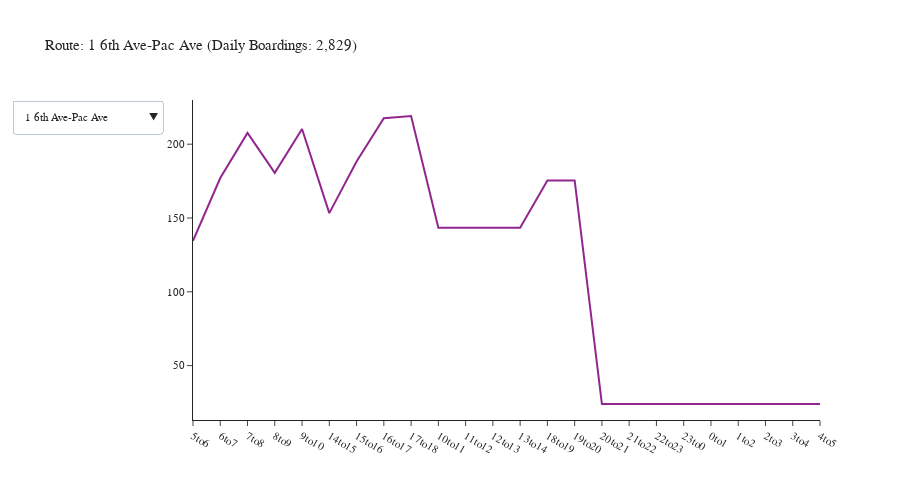

Here is the notebook cell this chart was saved with:
### Code cell
agency = 'Pierce Transit'
df = df_transit_line[df_transit_line['agency'] == agency]
df = df.groupby(['tod', 'description']).agg({'boardings': 'sum'}).reset_index()
fig = create_tod_chart(df)
fig.show()

### Figure 1 — Plotly figure (JSON) as saved in the notebook; plotly's stock layout.template omitted (floating-point values rounded to 4 significant figures)
{"data": [{"mode": "lines", "name": "1 6th Ave-Pac Ave", "type": "scatter", "visible": true, "x": ["5to6", "6to7", "7to8", "8to9", "9to10", "14to15", "15to16", "16to17", "17to18", "10to11", "11to12", "12to13", "13to14", "18to19", "19to20", "20to21", "21to22", "22to23", "23to0", "0to1", "1to2", "2to3", "3to4", "4to5"], "y": [134.5, 177.1, 207.7, 180.6, 210.3, 153.3, 188.2, 217.6, 219.1, 143.4, 143.4, 143.4, 143.4, 175.5, 175.5, 23.98, 23.98, 23.98, 23.98, 23.98, 23.98, 23.98, 23.98, 23.98]}, {"mode": "lines", "name": "10 Pearl Street", "type": "scatter", "visible": false, "x": ["5to6", "6to7", "7to8", "8to9", "9to10", "14to15", "15to16", "16to17", "17to18", "10to11", "11to12", "12to13", "13to14", "18to19", "19to20", "20to21", "21to22", "22to23", "23to0", "0to1", "1to2", "2to3", "3to4", "4to5"], "y": [4.621, 30.67, 32.16, 50.72, 40.08, 36.52, 47.37, 45.15, 32.78, 43.25, 43.25, 43.25, 43.25, 19.57, 19.57, 1.805, 1.805, 1.805, 1.805, 1.805, 1.805, 1.805, 1.805, 1.805]}, {"mode": "lines", "name": "100 Gig Harbor", "type": "scatter", "visible": false, "x": ["6to7", "7to8", "8to9", "9to10", "14to15", "15to16", "16to17", "17to18", "10to11", "11to12", "12to13", "13to14", "18to19", "19to20"], "y": [19.81, 48.47, 17.0, 16.27, 13.73, 21.15, 12.43, 13.57, 17.42, 17.42, 17.42, 17.42, 19.39, 19.39]}, {"mode": "lines", "name": "11 Pt Defiance", "type": "scatter", "visible": false, "x": ["5to6", "6to7", "7to8", "8to9", "9to10", "14to15", "15to16", "16to17", "17to18", "10to11", "11to12", "12to13", "13to14", "18to19", "19to20", "20to21", "21to22", "22to23", "23to0", "0to1", "1to2", "2to3", "3to4", "4to5"], "y": [16.32, 37.31, 91.95, 38.57, 24.88, 64.59, 78.82, 32.31, 35.69, 25.79, 25.79, 25.79, 25.79, 30.92, 30.92, 0.2028, 0.2028, 0.2028, 0.2028, 0.2028, 0.2028, 0.2028, 0.2028, 0.2028]}, {"mode": "lines", "name": "16 North End", "type": "scatter", "visible": false, "x": ["5to6", "6to7", "7to8", "8to9", "9to10", "14to15", "15to16", "16to17", "17to18", "10to11", "11to12", "12to13", "13to14", "18to19", "19to20", "20to21", "21to22", "22to23", "23to0", "0to1", "1to2", "2to3", "3to4", "4to5"], "y": [6.67, 67.9, 34.77, 41.59, 31.23, 64.82, 41.84, 45.63, 49.77, 34.49, 34.49, 34.49, 34.49, 40.8, 40.8, 2.907, 2.907, 2.907, 2.907, 2.907, 2.907, 2.907, 2.907, 2.907]}, {"mode": "lines", "name": "2 S 19th-Bridgeport", "type": "scatter", "visible": false, "x": ["5to6", "6to7", "7to8", "8to9", "9to10", "14to15", "15to16", "16to17", "17to18", "10to11", "11to12", "12to13", "13to14", "18to19", "19to20", "20to21", "21to22", "22to23", "23to0", "0to1", "1to2", "2to3", "3to4", "4to5"], "y": [6.555, 124.1, 144.4, 156.4, 109.2, 109.8, 173.5, 136.4, 110.4, 105.3, 105.3, 105.3, 105.3, 120.2, 120.2, 24.78, 24.78, 24.78, 24.78, 24.78, 24.78, 24.78, 24.78, 24.78]}, {"mode": "lines", "name": "202 S 72nd Street", "type": "scatter", "visible": false, "x": ["6to7", "7to8", "8to9", "9to10", "14to15", "15to16", "16to17", "17to18", "10to11", "11to12", "12to13", "13to14", "18to19", "19to20", "20to21", "21to22", "22to23", "23to0", "0to1", "1to2", "2to3", "3to4", "4to5"], "y": [24.17, 43.62, 40.05, 38.03, 37.08, 47.35, 36.03, 33.97, 38.27, 38.27, 38.27, 38.27, 11.29, 11.29, 2.352, 2.352, 2.352, 2.352, 2.352, 2.352, 2.352, 2.352, 2.352]}, {"mode": "lines", "name": "206 PacHwy-Till_Madg", "type": "scatter", "visible": false, "x": ["5to6", "6to7", "7to8", "8to9", "9to10", "14to15", "15to16", "16to17", "17to18", "10to11", "11to12", "12to13", "13to14", "18to19", "19to20", "20to21", "21to22", "22to23", "23to0", "0to1", "1to2", "2to3", "3to4", "4to5"], "y": [5.682, 30.68, 36.49, 23.91, 30.01, 26.46, 40.48, 35.58, 25.04, 26.62, 26.62, 26.62, 26.62, 22.99, 22.99, 1.688, 1.688, 1.688, 1.688, 1.688, 1.688, 1.688, 1.688, 1.688]}, {"mode": "lines", "name": "212 Steilacoom", "type": "scatter", "visible": false, "x": ["5to6", "6to7", "7to8", "8to9", "9to10", "14to15", "15to16", "16to17", "17to18", "10to11", "11to12", "12to13", "13to14", "18to19", "19to20", "20to21", "21to22", "22to23", "23to0", "0to1", "1to2", "2to3", "3to4", "4to5"], "y": [6.902, 10.28, 30.97, 24.72, 20.66, 26.94, 37.55, 27.63, 31.45, 27.18, 27.18, 27.18, 27.18, 17.47, 17.47, 1.507, 1.507, 1.507, 1.507, 1.507, 1.507, 1.507, 1.507, 1.507]}, {"mode": "lines", "name": "214 Washington", "type": "scatter", "visible": false, "x": ["5to6", "6to7", "7to8", "8to9", "9to10", "14to15", "15to16", "16to17", "17to18", "10to11", "11to12", "12to13", "13to14", "18to19", "19to20", "20to21", "21to22", "22to23", "23to0", "0to1", "1to2", "2to3", "3to4", "4to5"], "y": [15.49, 28.02, 33.23, 26.09, 21.4, 32.38, 35.34, 23.17, 25.88, 25.63, 25.63, 25.63, 25.63, 16.51, 16.51, 1.585, 1.585, 1.585, 1.585, 1.585, 1.585, 1.585, 1.585, 1.585]}, {"mode": "lines", "name": "28 S 12th St", "type": "scatter", "visible": false, "x": ["6to7", "7to8", "8to9", "9to10", "14to15", "15to16", "16to17", "17to18", "10to11", "11to12", "12to13", "13to14", "18to19", "19to20", "20to21", "21to22", "22to23", "23to0", "0to1", "1to2", "2to3", "3to4", "4to5"], "y": [5.689, 29.0, 26.51, 30.21, 27.68, 28.19, 23.85, 22.54, 26.23, 26.23, 26.23, 26.23, 5.909, 5.909, 1.73, 1.73, 1.73, 1.73, 1.73, 1.73, 1.73, 1.73, 1.73]}, {"mode": "lines", "name": "3 Lakewood-Tacoma", "type": "scatter", "visible": false, "x": ["5to6", "6to7", "7to8", "8to9", "9to10", "14to15", "15to16", "16to17", "17to18", "10to11", "11to12", "12to13", "13to14", "18to19", "19to20", "20to21", "21to22", "22to23", "23to0", "0to1", "1to2", "2to3", "3to4", "4to5"], "y": [78.52, 119.1, 127.5, 98.37, 96.29, 106.2, 124.6, 88.34, 100.9, 96.55, 96.55, 96.55, 96.55, 142.0, 142.0, 5.937, 5.937, 5.937, 5.937, 5.937, 5.937, 5.937, 5.937, 5.937]}, {"mode": "lines", "name": "4 Lakewd-South Hill", "type": "scatter", "visible": false, "x": ["5to6", "6to7", "7to8", "8to9", "9to10", "14to15", "15to16", "16to17", "17to18", "10to11", "11to12", "12to13", "13to14", "18to19", "19to20", "20to21", "21to22", "22to23", "23to0", "0to1", "1to2", "2to3", "3to4", "4to5"], "y": [18.12, 86.02, 95.81, 109.3, 81.32, 74.84, 104.5, 69.76, 85.57, 71.52, 71.52, 71.52, 71.52, 85.33, 85.33, 2.222, 2.222, 2.222, 2.222, 2.222, 2.222, 2.222, 2.222, 2.222]}, {"mode": "lines", "name": "400 Puyllp-Tacoma", "type": "scatter", "visible": false, "x": ["5to6", "6to7", "7to8", "8to9", "9to10", "14to15", "15to16", "16to17", "17to18", "10to11", "11to12", "12to13", "13to14", "18to19", "19to20", "20to21", "21to22", "22to23", "23to0", "0to1", "1to2", "2to3", "3to4", "4to5"], "y": [69.4, 127.6, 175.2, 104.5, 42.04, 85.26, 132.0, 128.9, 109.2, 46.73, 46.73, 46.73, 46.73, 79.25, 79.25, 3.392, 3.392, 3.392, 3.392, 3.392, 3.392, 3.392, 3.392, 3.392]}, {"mode": "lines", "name": "402 Meridian", "type": "scatter", "visible": false, "x": ["5to6", "6to7", "7to8", "8to9", "9to10", "14to15", "15to16", "16to17", "17to18", "10to11", "11to12", "12to13", "13to14", "18to19", "19to20"], "y": [57.21, 194.1, 105.6, 75.97, 71.03, 74.98, 61.28, 86.93, 97.63, 72.52, 72.52, 72.52, 72.52, 55.19, 55.19]}, {"mode": "lines", "name": "409 Puyallup-S 72nd", "type": "scatter", "visible": false, "x": ["9to10", "14to15", "15to16", "16to17", "17to18", "10to11", "11to12", "12to13", "13to14"], "y": [21.06, 8.987, 20.62, 13.97, 24.04, 16.33, 16.33, 16.33, 16.33]}, {"mode": "lines", "name": "41 S 56th St-Salish", "type": "scatter", "visible": false, "x": ["5to6", "6to7", "7to8", "8to9", "9to10", "14to15", "15to16", "16to17", "17to18", "10to11", "11to12", "12to13", "13to14", "18to19", "19to20", "20to21", "21to22", "22to23", "23to0", "0to1", "1to2", "2to3", "3to4", "4to5"], "y": [44.12, 77.72, 102.5, 81.3, 43.42, 58.85, 86.42, 75.63, 87.53, 58.5, 58.5, 58.5, 58.5, 32.74, 32.74, 4.535, 4.535, 4.535, 4.535, 4.535, 4.535, 4.535, 4.535, 4.535]}, {"mode": "lines", "name": "42 McKinley Ave", "type": "scatter", "visible": false, "x": ["5to6", "6to7", "7to8", "8to9", "9to10", "14to15", "15to16", "16to17", "17to18", "10to11", "11to12", "12to13", "13to14", "18to19", "19to20", "20to21", "21to22", "22to23", "23to0", "0to1", "1to2", "2to3", "3to4", "4to5"], "y": [7.826, 51.85, 69.89, 44.16, 29.17, 30.32, 65.78, 66.73, 62.2, 43.03, 43.03, 43.03, 43.03, 20.26, 20.26, 2.899, 2.899, 2.899, 2.899, 2.899, 2.899, 2.899, 2.899, 2.899]}, {"mode": "lines", "name": "425 Puyallup Cnectr", "type": "scatter", "visible": false, "x": ["14to15", "15to16", "16to17", "10to11", "11to12", "12to13", "13to14"], "y": [13.14, 21.26, 23.86, 9.929, 9.929, 9.929, 9.929]}, {"mode": "lines", "name": "45 Yakima", "type": "scatter", "visible": false, "x": ["5to6", "6to7", "7to8", "8to9", "9to10", "14to15", "15to16", "16to17", "17to18", "10to11", "11to12", "12to13", "13to14", "18to19", "19to20", "20to21", "21to22", "22to23", "23to0", "0to1", "1to2", "2to3", "3to4", "4to5"], "y": [12.88, 39.71, 42.67, 54.4, 31.72, 37.35, 52.96, 52.3, 41.77, 43.68, 43.68, 43.68, 43.68, 13.25, 13.25, 1.406, 1.406, 1.406, 1.406, 1.406, 1.406, 1.406, 1.406, 1.406]}, {"mode": "lines", "name": "48 Sheridan-M St", "type": "scatter", "visible": false, "x": ["5to6", "6to7", "7to8", "8to9", "9to10", "14to15", "15to16", "16to17", "17to18", "10to11", "11to12", "12to13", "13to14", "18to19", "19to20", "20to21", "21to22", "22to23", "23to0", "0to1", "1to2", "2to3", "3to4", "4to5"], "y": [32.3, 72.01, 81.14, 69.58, 56.9, 66.63, 87.92, 71.6, 77.78, 62.37, 62.37, 62.37, 62.37, 54.5, 54.5, 1.21, 1.21, 1.21, 1.21, 1.21, 1.21, 1.21, 1.21, 1.21]}, {"mode": "lines", "name": "500 Federal Way", "type": "scatter", "visible": false, "x": ["5to6", "6to7", "7to8", "8to9", "9to10", "14to15", "15to16", "16to17", "17to18", "10to11", "11to12", "12to13", "13to14", "18to19", "19to20", "20to21", "21to22", "22to23", "23to0", "0to1", "1to2", "2to3", "3to4", "4to5"], "y": [41.46, 56.3, 78.32, 67.18, 51.55, 70.07, 78.05, 58.67, 57.66, 68.95, 68.95, 68.95, 68.95, 50.0, 50.0, 14.9, 14.9, 14.9, 14.9, 14.9, 14.9, 14.9, 14.9, 14.9]}, {"mode": "lines", "name": "501 Miltn-Fed Way", "type": "scatter", "visible": false, "x": ["5to6", "6to7", "7to8", "8to9", "9to10", "14to15", "15to16", "16to17", "17to18", "10to11", "11to12", "12to13", "13to14", "18to19", "19to20"], "y": [41.32, 61.64, 86.97, 64.94, 48.81, 58.09, 81.88, 72.23, 66.48, 66.83, 66.83, 66.83, 66.83, 51.14, 51.14]}, {"mode": "lines", "name": "52 Fircrest-TCC", "type": "scatter", "visible": false, "x": ["5to6", "6to7", "7to8", "8to9", "9to10", "14to15", "15to16", "16to17", "17to18", "10to11", "11to12", "12to13", "13to14", "18to19", "19to20", "20to21", "21to22", "22to23", "23to0", "0to1", "1to2", "2to3", "3to4", "4to5"], "y": [1.492, 14.11, 34.82, 26.34, 37.19, 23.08, 37.11, 23.3, 30.59, 25.37, 25.37, 25.37, 25.37, 13.4, 13.4, 1.363, 1.363, 1.363, 1.363, 1.363, 1.363, 1.363, 1.363, 1.363]}, {"mode": "lines", "name": "53 University Plc", "type": "scatter", "visible": false, "x": ["5to6", "6to7", "7to8", "8to9", "9to10", "14to15", "15to16", "16to17", "17to18", "10to11", "11to12", "12to13", "13to14", "18to19", "19to20", "20to21", "21to22", "22to23", "23to0", "0to1", "1to2", "2to3", "3to4", "4to5"], "y": [7.072, 71.17, 90.62, 77.54, 59.37, 57.18, 63.24, 57.4, 62.5, 53.31, 53.31, 53.31, 53.31, 22.18, 22.18, 3.04, 3.04, 3.04, 3.04, 3.04, 3.04, 3.04, 3.04, 3.04]}, {"mode": "lines", "name": "54 S 38th St-Port Av", "type": "scatter", "visible": false, "x": ["5to6", "6to7", "7to8", "8to9", "9to10", "14to15", "15to16", "16to17", "17to18", "10to11", "11to12", "12to13", "13to14", "18to19", "19to20", "20to21", "21to22", "22to23", "23to0", "0to1", "1to2", "2to3", "3to4", "4to5"], "y": [2.42, 18.43, 41.3, 34.14, 19.97, 23.87, 27.4, 29.59, 22.57, 24.59, 24.59, 24.59, 24.59, 12.65, 12.65, 3.23, 3.23, 3.23, 3.23, 3.23, 3.23, 3.23, 3.23, 3.23]}, {"mode": "lines", "name": "55 Tacoma Mall", "type": "scatter", "visible": false, "x": ["5to6", "6to7", "7to8", "8to9", "9to10", "14to15", "15to16", "16to17", "17to18", "10to11", "11to12", "12to13", "13to14", "18to19", "19to20", "20to21", "21to22", "22to23", "23to0", "0to1", "1to2", "2to3", "3to4", "4to5"], "y": [2.097, 20.77, 34.31, 29.0, 24.89, 27.19, 31.44, 29.03, 30.2, 22.38, 22.38, 22.38, 22.38, 10.43, 10.43, 1.924, 1.924, 1.924, 1.924, 1.924, 1.924, 1.924, 1.924, 1.924]}, {"mode": "lines", "name": "57 Union-19th-Hilltp", "type": "scatter", "visible": false, "x": ["6to7", "7to8", "8to9", "9to10", "14to15", "15to16", "16to17", "17to18", "10to11", "11to12", "12to13", "13to14", "18to19", "19to20", "20to21", "21to22", "22to23", "23to0", "0to1", "1to2", "2to3", "3to4", "4to5"], "y": [45.71, 87.31, 55.5, 55.36, 57.63, 76.01, 73.68, 68.69, 59.79, 59.79, 59.79, 59.79, 15.42, 15.42, 3.766, 3.766, 3.766, 3.766, 3.766, 3.766, 3.766, 3.766, 3.766]}, {"mode": "lines", "name": "13 N 30th Street", "type": "scatter", "visible": false, "x": ["5to6", "6to7", "7to8", "8to9", "15to16", "16to17", "17to18", "18to19", "19to20"], "y": [8.659, 3.393, 16.05, 17.12, 17.15, 19.21, 17.48, 6.199, 6.199]}, {"mode": "lines", "name": "497 Lakelnd Hills Ex", "type": "scatter", "visible": false, "x": ["5to6", "6to7", "7to8", "15to16", "16to17", "17to18", "18to19", "19to20"], "y": [41.4, 44.57, 33.61, 24.92, 41.03, 45.9, 21.2, 21.2]}, {"mode": "lines", "name": "63 NE Tacoma", "type": "scatter", "visible": false, "x": ["7to8", "8to9", "16to17", "17to18"], "y": [20.42, 17.43, 11.88, 16.67]}], "layout": {"font": {"size": 11}, "height": 500, "title": {"text": "Route: 1 6th Ave-Pac Ave (Daily Boardings: 2,829)"}, "updatemenus": [{"buttons": [{"args": [{"visible": [true, false, false, false, false, false, false, false, false, false, false, false, false, false, false, false, false, false, false, false, false, false, false, false, false, false, false, false, false, false, false]}, {"title": "Route: 1 6th Ave-Pac Ave (Daily Boardings: 2,829)"}], "label": "1 6th Ave-Pac Ave", "method": "update"}, {"args": [{"visible": [false, true, false, false, false, false, false, false, false, false, false, false, false, false, false, false, false, false, false, false, false, false, false, false, false, false, false, false, false, false, false]}, {"title": "Route: 10 Pearl Street (Daily Boardings: 548)"}], "label": "10 Pearl Street", "method": "update"}, {"args": [{"visible": [false, false, true, false, false, false, false, false, false, false, false, false, false, false, false, false, false, false, false, false, false, false, false, false, false, false, false, false, false, false, false]}, {"title": "Route: 100 Gig Harbor (Daily Boardings: 271)"}], "label": "100 Gig Harbor", "method": "update"}, {"args": [{"visible": [false, false, false, true, false, false, false, false, false, false, false, false, false, false, false, false, false, false, false, false, false, false, false, false, false, false, false, false, false, false, false]}, {"title": "Route: 11 Pt Defiance (Daily Boardings: 587)"}], "label": "11 Pt Defiance", "method": "update"}, {"args": [{"visible": [false, false, false, false, true, false, false, false, false, false, false, false, false, false, false, false, false, false, false, false, false, false, false, false, false, false, false, false, false, false, false]}, {"title": "Route: 16 North End (Daily Boardings: 630)"}], "label": "16 North End", "method": "update"}, {"args": [{"visible": [false, false, false, false, false, true, false, false, false, false, false, false, false, false, false, false, false, false, false, false, false, false, false, false, false, false, false, false, false, false, false]}, {"title": "Route: 2 S 19th-Bridgeport (Daily Boardings: 1,955)"}], "label": "2 S 19th-Bridgeport", "method": "update"}, {"args": [{"visible": [false, false, false, false, false, false, true, false, false, false, false, false, false, false, false, false, false, false, false, false, false, false, false, false, false, false, false, false, false, false, false]}, {"title": "Route: 202 S 72nd Street (Daily Boardings: 497)"}], "label": "202 S 72nd Street", "method": "update"}, {"args": [{"visible": [false, false, false, false, false, false, false, true, false, false, false, false, false, false, false, false, false, false, false, false, false, false, false, false, false, false, false, false, false, false, false]}, {"title": "Route: 206 PacHwy-Till_Madg (Daily Boardings: 422)"}], "label": "206 PacHwy-Till_Madg", "method": "update"}, {"args": [{"visible": [false, false, false, false, false, false, false, false, true, false, false, false, false, false, false, false, false, false, false, false, false, false, false, false, false, false, false, false, false, false, false]}, {"title": "Route: 212 Steilacoom (Daily Boardings: 374)"}], "label": "212 Steilacoom", "method": "update"}, {"args": [{"visible": [false, false, false, false, false, false, false, false, false, true, false, false, false, false, false, false, false, false, false, false, false, false, false, false, false, false, false, false, false, false, false]}, {"title": "Route: 214 Washington (Daily Boardings: 391)"}], "label": "214 Washington", "method": "update"}, {"args": [{"visible": [false, false, false, false, false, false, false, false, false, false, true, false, false, false, false, false, false, false, false, false, false, false, false, false, false, false, false, false, false, false, false]}, {"title": "Route: 28 S 12th St (Daily Boardings: 326)"}], "label": "28 S 12th St", "method": "update"}, {"args": [{"visible": [false, false, false, false, false, false, false, false, false, false, false, true, false, false, false, false, false, false, false, false, false, false, false, false, false, false, false, false, false, false, false]}, {"title": "Route: 3 Lakewood-Tacoma (Daily Boardings: 1,663)"}], "label": "3 Lakewood-Tacoma", "method": "update"}, {"args": [{"visible": [false, false, false, false, false, false, false, false, false, false, false, false, true, false, false, false, false, false, false, false, false, false, false, false, false, false, false, false, false, false, false]}, {"title": "Route: 4 Lakewd-South Hill (Daily Boardings: 1,202)"}], "label": "4 Lakewd-South Hill", "method": "update"}, {"args": [{"visible": [false, false, false, false, false, false, false, false, false, false, false, false, false, true, false, false, false, false, false, false, false, false, false, false, false, false, false, false, false, false, false]}, {"title": "Route: 400 Puyllp-Tacoma (Daily Boardings: 1,350)"}], "label": "400 Puyllp-Tacoma", "method": "update"}, {"args": [{"visible": [false, false, false, false, false, false, false, false, false, false, false, false, false, false, true, false, false, false, false, false, false, false, false, false, false, false, false, false, false, false, false]}, {"title": "Route: 402 Meridian (Daily Boardings: 1,225)"}], "label": "402 Meridian", "method": "update"}, {"args": [{"visible": [false, false, false, false, false, false, false, false, false, false, false, false, false, false, false, true, false, false, false, false, false, false, false, false, false, false, false, false, false, false, false]}, {"title": "Route: 409 Puyallup-S 72nd (Daily Boardings: 154)"}], "label": "409 Puyallup-S 72nd", "method": "update"}, {"args": [{"visible": [false, false, false, false, false, false, false, false, false, false, false, false, false, false, false, false, true, false, false, false, false, false, false, false, false, false, false, false, false, false, false]}, {"title": "Route: 41 S 56th St-Salish (Daily Boardings: 998)"}], "label": "41 S 56th St-Salish", "method": "update"}, {"args": [{"visible": [false, false, false, false, false, false, false, false, false, false, false, false, false, false, false, false, false, true, false, false, false, false, false, false, false, false, false, false, false, false, false]}, {"title": "Route: 42 McKinley Ave (Daily Boardings: 667)"}], "label": "42 McKinley Ave", "method": "update"}, {"args": [{"visible": [false, false, false, false, false, false, false, false, false, false, false, false, false, false, false, false, false, false, true, false, false, false, false, false, false, false, false, false, false, false, false]}, {"title": "Route: 425 Puyallup Cnectr (Daily Boardings: 98)"}], "label": "425 Puyallup Cnectr", "method": "update"}, {"args": [{"visible": [false, false, false, false, false, false, false, false, false, false, false, false, false, false, false, false, false, false, false, true, false, false, false, false, false, false, false, false, false, false, false]}, {"title": "Route: 45 Yakima (Daily Boardings: 580)"}], "label": "45 Yakima", "method": "update"}, {"args": [{"visible": [false, false, false, false, false, false, false, false, false, false, false, false, false, false, false, false, false, false, false, false, true, false, false, false, false, false, false, false, false, false, false]}, {"title": "Route: 48 Sheridan-M St (Daily Boardings: 985)"}], "label": "48 Sheridan-M St", "method": "update"}, {"args": [{"visible": [false, false, false, false, false, false, false, false, false, false, false, false, false, false, false, false, false, false, false, false, false, true, false, false, false, false, false, false, false, false, false]}, {"title": "Route: 500 Federal Way (Daily Boardings: 1,069)"}], "label": "500 Federal Way", "method": "update"}, {"args": [{"visible": [false, false, false, false, false, false, false, false, false, false, false, false, false, false, false, false, false, false, false, false, false, false, true, false, false, false, false, false, false, false, false]}, {"title": "Route: 501 Miltn-Fed Way (Daily Boardings: 952)"}], "label": "501 Miltn-Fed Way", "method": "update"}, {"args": [{"visible": [false, false, false, false, false, false, false, false, false, false, false, false, false, false, false, false, false, false, false, false, false, false, false, true, false, false, false, false, false, false, false]}, {"title": "Route: 52 Fircrest-TCC (Daily Boardings: 369)"}], "label": "52 Fircrest-TCC", "method": "update"}, {"args": [{"visible": [false, false, false, false, false, false, false, false, false, false, false, false, false, false, false, false, false, false, false, false, false, false, false, false, true, false, false, false, false, false, false]}, {"title": "Route: 53 University Plc (Daily Boardings: 831)"}], "label": "53 University Plc", "method": "update"}, {"args": [{"visible": [false, false, false, false, false, false, false, false, false, false, false, false, false, false, false, false, false, false, false, false, false, false, false, false, false, true, false, false, false, false, false]}, {"title": "Route: 54 S 38th St-Port Av (Daily Boardings: 372)"}], "label": "54 S 38th St-Port Av", "method": "update"}, {"args": [{"visible": [false, false, false, false, false, false, false, false, false, false, false, false, false, false, false, false, false, false, false, false, false, false, false, false, false, false, true, false, false, false, false]}, {"title": "Route: 55 Tacoma Mall (Daily Boardings: 357)"}], "label": "55 Tacoma Mall", "method": "update"}, {"args": [{"visible": [false, false, false, false, false, false, false, false, false, false, false, false, false, false, false, false, false, false, false, false, false, false, false, false, false, false, false, true, false, false, false]}, {"title": "Route: 57 Union-19th-Hilltp (Daily Boardings: 824)"}], "label": "57 Union-19th-Hilltp", "method": "update"}, {"args": [{"visible": [false, false, false, false, false, false, false, false, false, false, false, false, false, false, false, false, false, false, false, false, false, false, false, false, false, false, false, false, true, false, false]}, {"title": "Route: 13 N 30th Street (Daily Boardings: 111)"}], "label": "13 N 30th Street", "method": "update"}, {"args": [{"visible": [false, false, false, false, false, false, false, false, false, false, false, false, false, false, false, false, false, false, false, false, false, false, false, false, false, false, false, false, false, true, false]}, {"title": "Route: 497 Lakelnd Hills Ex (Daily Boardings: 274)"}], "label": "497 Lakelnd Hills Ex", "method": "update"}, {"args": [{"visible": [false, false, false, false, false, false, false, false, false, false, false, false, false, false, false, false, false, false, false, false, false, false, false, false, false, false, false, false, false, false, true]}, {"title": "Route: 63 NE Tacoma (Daily Boardings: 66)"}], "label": "63 NE Tacoma", "method": "update"}], "direction": "down", "showactive": true}], "width": 900, "yaxis": {"tickformat": ".00f"}}}
